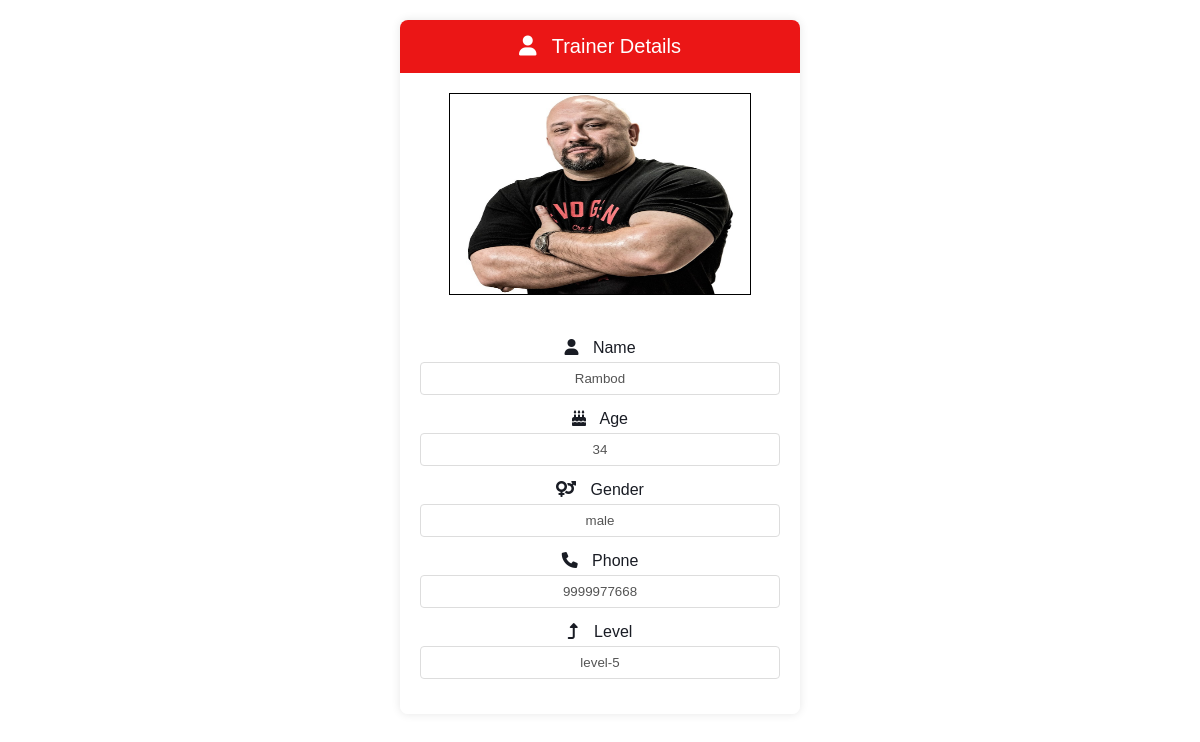
The app's page /trainercust2/3/ (signed in) with its own data.
### homeapp/models.py (models this page shows, shortened)
class Tbl_Trainer(models.Model):
    user = models.ForeignKey(User, on_delete=models.CASCADE)
    trainer_name = models.CharField(max_length=20)
    trainer_age = models.PositiveIntegerField()
    trainer_gender = models.CharField(max_length=10, choices=roles, default='')
    trainer_email = models.EmailField()
    trainer_phone = models.CharField(max_length=10)
    trainer_certificate = models.FileField(upload_to='trainer_certificates')
    level = (('', ''), ('level-1', 'level-1'), ('level-2', 'level-2'), ('level-3', 'level-3'), ('level-4', 'level-4'),
             ('level-5', 'level-5'), ('level-6', 'level-6'))
    trainer_level = models.CharField(max_length=20, choices=level, default='')
    trainer_image = models.ImageField(upload_to='trainer_images', default='')
    trainer_approval = models.BooleanField(default=False)
    trainer_status = models.BooleanField(default=False)

### homeapp/views.py (the view)
# urls.py: path('trainercust2/<int:id>/', views.trainercustview2, name='tcust2'),
def trainercustview2(request, id):
    tr = Tbl_Trainer.objects.get(id=id)
    if Tbl_trainer_assign.objects.filter(customer=request.user).exists():
        tex = '1'
    else:
        tex = ''
    return render(request, 'trainercust2.html', {'tr': tr, 'tex': tex})

### homeapp/context_processor.py (called while the page is built)
def trainer(request):
    trainer = Tbl_Trainer.objects.filter(trainer_approval=True,trainer_status=True)
    return {
        'trainer':trainer
    }

### templates/trainercust2.html (shortened to what this page needs)
<!DOCTYPE html>
<html lang="en">
<head>
    <link rel="stylesheet" href="https://cdnjs.cloudflare.com/ajax/libs/font-awesome/6.0.0-beta3/css/all.min.css">
</head>
<body>
    <div class="card">
        <div class="card-header">
            <i class="icon fas fa-user"></i> Trainer Details
        </div>
        <div class="card-body" style="text-align:center;">
            <img src="{{tr.trainer_image.url}}" alt="Trainer Image" style="width:300px;height:200px;border:1px solid black;">
            <div class="form-group" style="margin-top:40px;">
                <label for="name"><i class="icon fas fa-user"></i> Name</label>
                <input type="text" id="name" name="name" placeholder="" value="{{tr.trainer_name}}" disabled style="background-color:white;text-align:center;">
            </div>
            <div class="form-group">
                <label for="age"><i class="icon fas fa-birthday-cake"></i> Age</label>
                <input type="text" id="age" name="age" placeholder="" value="{{tr.trainer_age}}" disabled style="background-color:white;text-align:center;">
            </div>
            <div class="form-group">
                <label for="gender"><i class="icon fas fa-venus-mars"></i> Gender</label>
                <input type="text" id="gender" name="gender" placeholder="" value="{{tr.trainer_gender}}" disabled style="background-color:white;text-align:center;">
            </div>
            <div class="form-group">
                 <label for="height"><i class="icon fas fa-phone"></i> Phone</label>
                <input type="text" id="height" name="height" placeholder="" value="{{tr.trainer_phone}}" disabled style="background-color:white;text-align:center;">
            </div>
            <div class="form-group">
                    <label for="weight"><i class="icon fas fa-level-up-alt"></i> Level</label>
                <input type="text" id="weight" name="weight" placeholder="" value="{{tr.trainer_level}}" disabled style="background-color:white;text-align:center;">
            </div>
        </div>
    </div>
</body>
</html>

### templates/trainercust2.html (style rules this page uses)
body { font-family: Arial, sans-serif; background: url('/static/img/gymplane.jpg') center/cover fixed no-repeat; color: #191C24; margin: 0; padding: 20px; display: flex; align-items: center; justify-content: center; }
.card { width: 400px; background-color: rgba(255, 255, 255, 0.8); border-radius: 8px; box-shadow: 0 0 10px rgba(0, 0, 0, 0.1); overflow: hidden; opacity: 0; transform: translateY(20px); animation: fadeInUp 0.5s forwards; }
.card-header { background-color: #EB1616; color: white; padding: 15px; text-align: center; font-size: 20px; }
.card-body { padding: 20px; }
.form-group { margin-bottom: 15px; }
.form-group label { display: block; margin-bottom: 5px; }
.form-group input { width: 100%; padding: 8px; box-sizing: border-box; border: 1px solid #ddd; border-radius: 4px; }
.icon { margin-right: 10px; }

### records on screen
Tbl_Trainer: trainer_image (picture), name "Rambod", age "34", gender "male", height "9999977668", weight "level-5"
